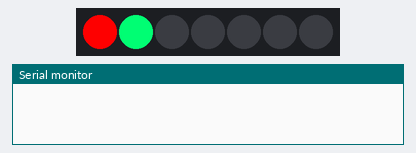
Bench run of a sketch on a simulated ESP8266 (Wemos D1 mini). Shown: 7 RGB LEDs in strip order, left to right, the last lines printed to the serial monitor.

Above: at 0.1 s.
At 3.9 s:
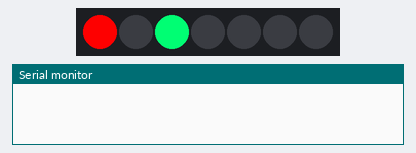
At 7.72 s:
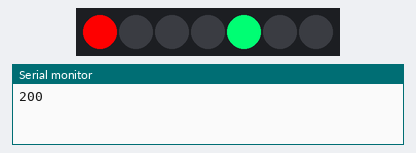
At 15.98 s:
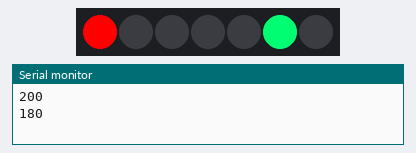
At 24.34 s:
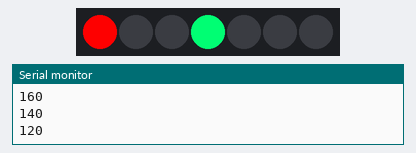
At 32.6 s:
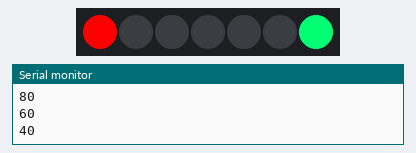
Timing chart, 0 to 40.0 s (numbered marks = the images above):
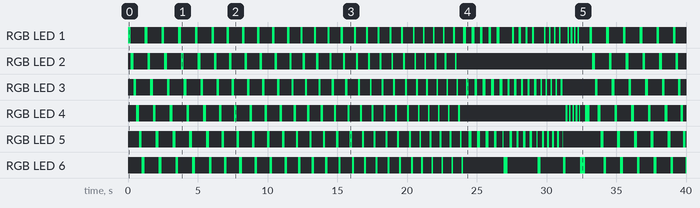

The sketch:

Ejercicio12_RGB_Wemos.ino
```cpp
#include <Adafruit_NeoPixel.h>

#define PIN   D4
#define LED_NUM 7

Adafruit_NeoPixel leds = Adafruit_NeoPixel(LED_NUM, PIN, NEO_GRB + NEO_KHZ800);

int velocidad = 200;

void setup() {
  leds.begin(); // This initializes the NeoPixel library.
  Serial.begin(9600);
}

void loop() {
  for (int j = 0; j < 5; j++) {
    for (int i = 1; i < LED_NUM; i++) {
      leds.setPixelColor(i, leds.Color(0,252,114));
      leds.setPixelColor(0, leds.Color(252,0,0));
      leds.show();
      delay(velocidad);
      leds.setPixelColor(i, leds.Color(0,0,0));
    }
  }
  Serial.println(velocidad);
  velocidad -= 20;
  if (velocidad < 20)
    velocidad = 200;
}
```

Measured:
- by itself, RGB LED 6: off → RGB(0, 252, 114) at 1.0 s, → off 0.20 s later, → RGB(0, 252, 114) 1.0 s later, → off 0.20 s later, … (69 changes in this stretch)
- by itself, RGB LED 1: off → RGB(0, 252, 114) at 0.00 s, → off 0.20 s later, → RGB(0, 252, 114) 1.0 s later, → off 0.20 s later, … (96 changes in this stretch)
